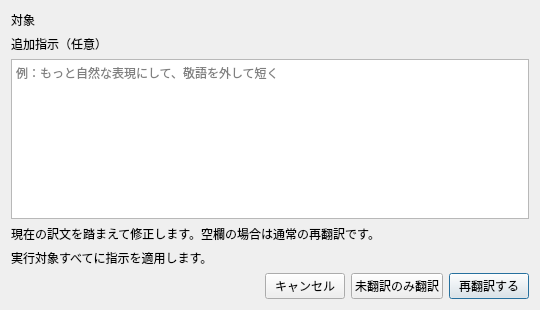
<?xml version="1.0" encoding="UTF-8"?>
<ui version="4.0">
 <class>RetranslationDialog</class>
 <widget class="QDialog" name="RetranslationDialog">
  <property name="geometry"><rect><x>0</x><y>0</y><width>540</width><height>310</height></rect></property>
  <property name="windowTitle"><string>再翻訳</string></property>
  <layout class="QVBoxLayout" name="layoutRoot">
   <item><widget class="QLabel" name="labelTargets">
    <property name="text"><string>対象</string></property>
    <property name="textFormat"><enum>Qt::PlainText</enum></property>
    <property name="wordWrap"><bool>true</bool></property>
   </widget></item>
   <item><widget class="QLabel" name="labelInstructions">
    <property name="text"><string>追加指示（任意）</string></property>
    <property name="buddy"><cstring>editInstructions</cstring></property>
   </widget></item>
   <item><widget class="QPlainTextEdit" name="editInstructions">
    <property name="placeholderText"><string>例：もっと自然な表現にして、敬語を外して短く</string></property>
    <property name="accessibleName"><string>追加指示（任意）</string></property>
    <property name="tabChangesFocus"><bool>true</bool></property>
   </widget></item>
   <item><widget class="QLabel" name="labelHelp">
    <property name="text"><string>現在の訳文を踏まえて修正します。空欄の場合は通常の再翻訳です。</string></property>
    <property name="wordWrap"><bool>true</bool></property>
   </widget></item>
   <item><widget class="QLabel" name="labelMultiple">
    <property name="text"><string>実行対象すべてに指示を適用します。</string></property>
    <property name="wordWrap"><bool>true</bool></property>
   </widget></item>
   <item><layout class="QHBoxLayout" name="layoutButtons">
    <item><spacer name="spacerButtons"><property name="orientation"><enum>Qt::Horizontal</enum></property><property name="sizeHint"><size><width>20</width><height>20</height></size></property></spacer></item>
    <item><widget class="QPushButton" name="buttonCancel"><property name="text"><string>キャンセル</string></property></widget></item>
    <item><widget class="QPushButton" name="buttonUntranslated"><property name="text"><string>未翻訳のみ翻訳</string></property></widget></item>
    <item><widget class="QPushButton" name="buttonTranslate"><property name="text"><string>再翻訳する</string></property><property name="default"><bool>true</bool></property></widget></item>
   </layout></item>
  </layout>
 </widget>
 <tabstops><tabstop>editInstructions</tabstop><tabstop>buttonCancel</tabstop><tabstop>buttonUntranslated</tabstop><tabstop>buttonTranslate</tabstop></tabstops>
 <resources/>
 <connections/>
</ui>
